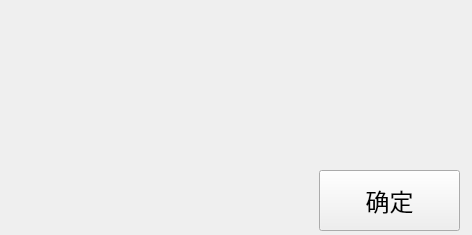
<?xml version="1.0" encoding="UTF-8"?>
<ui version="4.0">
 <class>CustomMessageBox</class>
 <widget class="QWidget" name="CustomMessageBox">
  <property name="geometry">
   <rect>
    <x>0</x>
    <y>0</y>
    <width>472</width>
    <height>235</height>
   </rect>
  </property>
  <property name="windowTitle">
   <string>Form</string>
  </property>
  <widget class="QLabel" name="label">
   <property name="geometry">
    <rect>
     <x>20</x>
     <y>40</y>
     <width>441</width>
     <height>81</height>
    </rect>
   </property>
   <property name="font">
    <font>
     <family>微软雅黑</family>
     <pointsize>26</pointsize>
    </font>
   </property>
   <property name="text">
    <string/>
   </property>
  </widget>
  <widget class="QPushButton" name="pushButton">
   <property name="geometry">
    <rect>
     <x>319</x>
     <y>170</y>
     <width>141</width>
     <height>61</height>
    </rect>
   </property>
   <property name="font">
    <font>
     <family>微软雅黑</family>
     <pointsize>18</pointsize>
    </font>
   </property>
   <property name="text">
    <string>确定</string>
   </property>
  </widget>
  <widget class="QLabel" name="label_2">
   <property name="geometry">
    <rect>
     <x>10</x>
     <y>40</y>
     <width>471</width>
     <height>81</height>
    </rect>
   </property>
   <property name="font">
    <font>
     <family>微软雅黑</family>
     <pointsize>26</pointsize>
    </font>
   </property>
   <property name="text">
    <string/>
   </property>
  </widget>
 </widget>
 <resources/>
 <connections/>
</ui>
